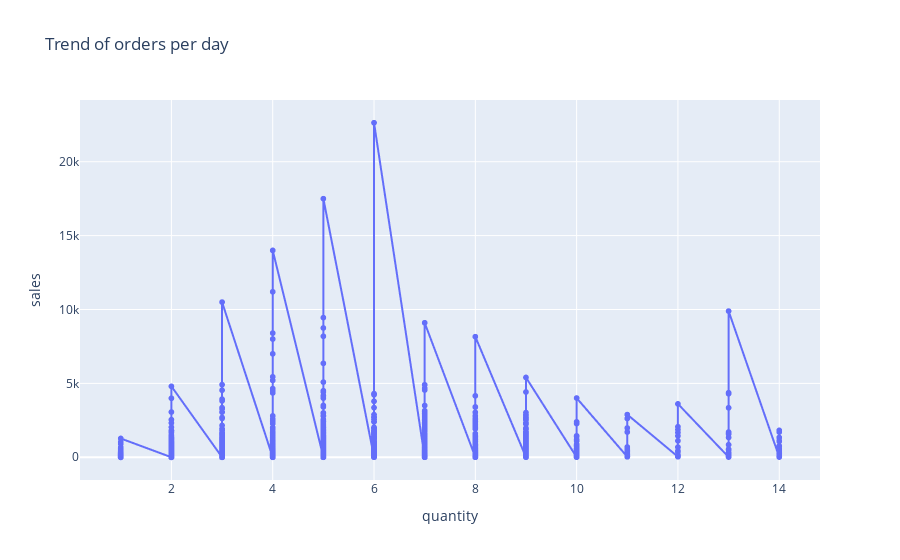

The cell this chart's notebook holds for it:
### Code cell
trend=%sql select quantity,profit,sales from Superstore order by quantity,sales  ;

  
trend

fig = px.line(trend, x='quantity', y='sales', markers=True, title = "Trend of orders per day")
fig.show()

### Figure 1 — Plotly figure (JSON) as saved in the notebook; plotly's stock layout.template omitted (floating-point values rounded to 4 significant figures; data arrays with more than 128 entries replaced by an {"elided": "..."} marker saying what was removed)
{"data": [{"hovertemplate": "quantity=%{x}<br>sales=%{y}<extra></extra>", "legendgroup": "", "line": {"color": "#636efa", "dash": "solid"}, "marker": {"symbol": "circle"}, "mode": "markers+lines", "name": "", "showlegend": false, "type": "scattergl", "x": {"elided": "9994 int values"}, "xaxis": "x", "y": {"elided": "9994 float values"}, "yaxis": "y"}], "layout": {"legend": {"tracegroupgap": 0}, "title": {"text": "Trend of orders per day"}, "xaxis": {"anchor": "y", "domain": [0, 1], "title": {"text": "quantity"}}, "yaxis": {"anchor": "x", "domain": [0, 1], "title": {"text": "sales"}}}}
